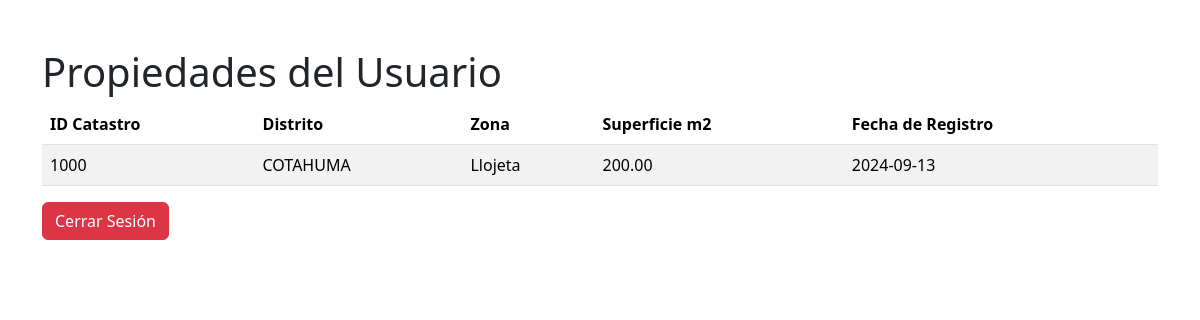
The page /Ejercicio2/cliente.php (signed in) on the database its author committed.
### tables this page shows
CREATE TABLE `propiedad` (
  `id_catastro` int(11) NOT NULL,
  `distrito` varchar(50) NOT NULL,
  `zona` varchar(50) NOT NULL,
  `superficie_m2` decimal(10,2) NOT NULL,
  `fecha_registro` date NOT NULL,
  `id_ci` int(11) DEFAULT NULL
);

### Ejercicio2/cliente.php (the view, shortened to what this page needs)
<?php
    $nombre_usuario = $_SESSION['nombre_usuario'];
    $conexion = mysqli_connect("localhost", "usuario", "123456", "bddouglas");
    $consultaUsuario = "SELECT id_ci FROM usuario WHERE nombre_usuario = '$nombre_usuario'";
    $resultadoUsuario = mysqli_query($conexion, $consultaUsuario);
    $usuario = mysqli_fetch_assoc($resultadoUsuario);
    $id_ci = $usuario['id_ci'];
    $consulta = "SELECT id_catastro, distrito, zona, superficie_m2, fecha_registro
                 FROM propiedad
                 WHERE id_ci = '$id_ci'";
    $resultado = mysqli_query($conexion, $consulta);
?>
<!DOCTYPE html>
<html lang="es">
<head>
    <link href="https://cdn.jsdelivr.net/npm/bootstrap@5.3.3/dist/css/bootstrap.min.css" rel="stylesheet">
</head>
<body>
    <div class="container mt-5">
        <h1>Propiedades del Usuario</h1>
        <table class="table table-striped table-hover">
            <thead>
                <tr>
                    <th>ID Catastro</th>
                    <th>Distrito</th>
                    <th>Zona</th>
                    <th>Superficie m2</th>
                    <th>Fecha de Registro</th>
                </tr>
            </thead>
            <tbody>
                <?php
                    while($fila = mysqli_fetch_array($resultado)) {
                        echo "<tr>";
                        echo "<td>" . htmlspecialchars($fila['id_catastro']) . "</td>";
                        echo "<td>" . htmlspecialchars($fila['distrito']) . "</td>";
                        echo "<td>" . htmlspecialchars($fila['zona']) . "</td>";
                        echo "<td>" . htmlspecialchars($fila['superficie_m2']) . "</td>";
                        echo "<td>" . htmlspecialchars($fila['fecha_registro']) . "</td>";
                        echo "</tr>";
                    }
                ?>
            </tbody>
        </table>
        <a href="logout.php" class="btn btn-danger">Cerrar Sesión</a>
    </div>
</body>
</html>

### rows shown on the page
propiedad: id_catastro "1000", distrito "COTAHUMA", zona "Llojeta", superficie_m2 "200.00", fecha_registro "2024-09-13"
